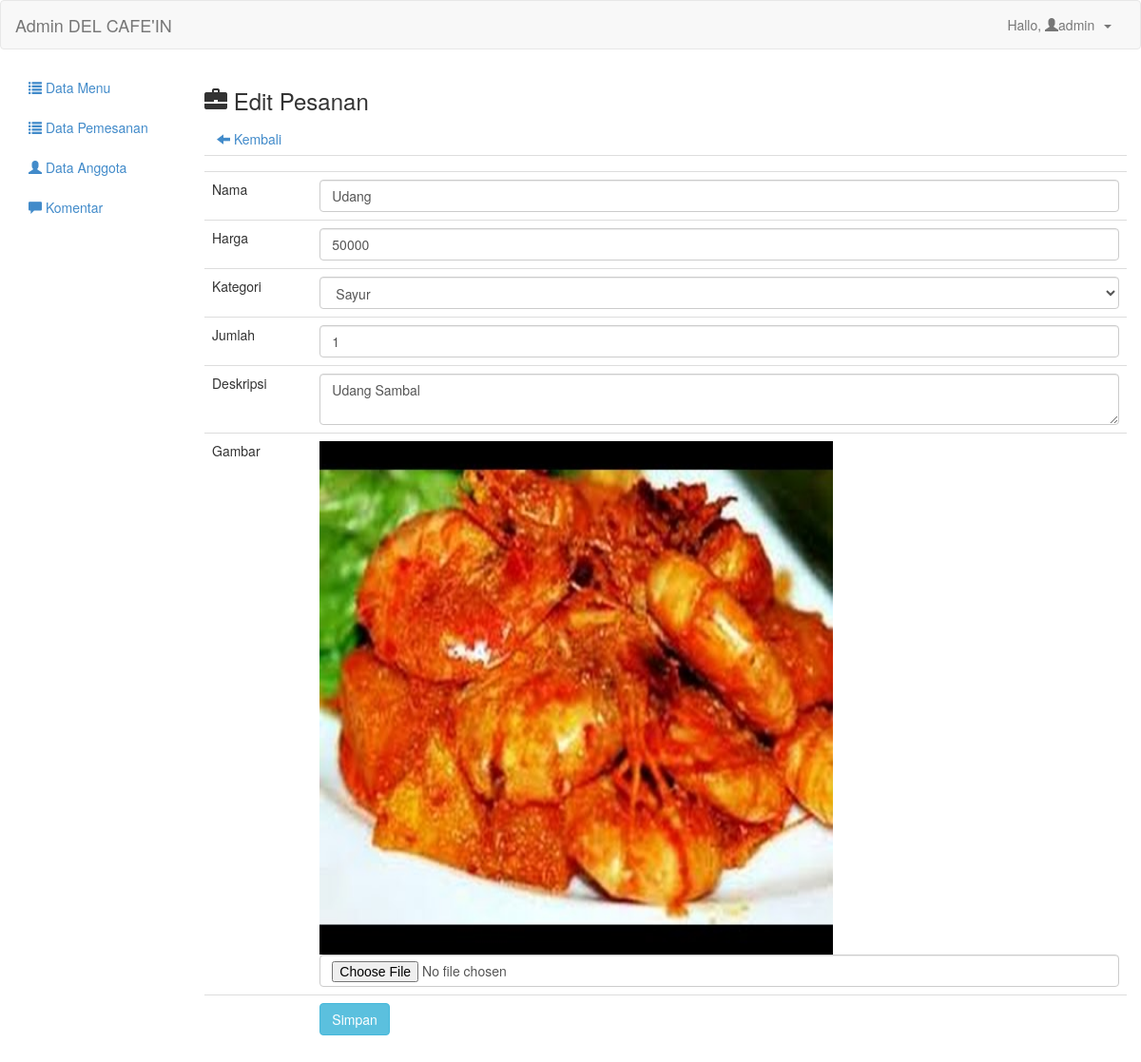
Screenshot of /admin/edit.php?id=33 (signed in) with the database file from the repository.
### tables this page shows
CREATE TABLE `makanan` (
  `id_produk` int(11) NOT NULL,
  `nama` varchar(100) NOT NULL,
  `harga` int(10) NOT NULL,
  `qty` int(9) NOT NULL,
  `keterangan` varchar(500) NOT NULL,
  `gambar` varchar(45) NOT NULL,
  `id_kategori` int(11) NOT NULL
);

### admin/edit.php (the view)
<?php
include 'header.php';
?>
<h3><span class="glyphicon glyphicon-briefcase"></span>  Edit Pesanan</h3>
<a class="btn" href="barang.php"><span class="glyphicon glyphicon-arrow-left"></span>  Kembali</a>
<?php
$id_brg=mysqli_real_escape_string($koneksi, $_GET['id']);
$det=mysqli_query($koneksi, "select * from makanan where id_produk='$id_brg'")or die(mysql_error());
$d=mysqli_fetch_array($det);
?>
	<form action="update.php" method="post" enctype="multipart/form-data">
		<table class="table">
			<tr>
				<td></td>
				<td><input type="hidden" name="id" value="<?php echo $d['id_produk'] ?>"></td>
			</tr>
			<tr>
				<td>Nama</td>
				<td><input type="text" class="form-control" name="nama" value="<?php echo $d['nama'] ?>"></td>
			</tr>
			<tr>
				<td>Harga</td>
				<td><input type="text" class="form-control" name="harga" value="<?php echo $d['harga'] ?>"></td>
			</tr>
			<tr>
				<td>Kategori</td>
				<td>
					<select class="form-control" name="kategori">
					<?php
						$query = mysqli_query($koneksi, "SELECT * FROM kategori");
						while($q = mysqli_fetch_array($query)){
						echo '<option>'. $q['nama_kategori'] .'</option>';
						}
					?>
					</select>
				</td>
			</tr>
			<tr>
				<td>Jumlah</td>
				<td><input type="text" class="form-control" name="qty" value="<?php echo $d['qty'] ?>"></td>
			</tr>
			<tr>
				<td>Deskripsi</td>
				<td><textarea class="form-control" name="deskripsi"><?php echo $d['keterangan'] ?></textarea>
			</tr>
			<tr>
				<td>Gambar</td>
				<td>
					<img src="gambar/<?= $d['gambar']?>" width="540" height="540"><br/>
					<input type="file" class="form-control" name="gambar" value="<?php echo $d['gambar'] ?>">
				</td>
			</tr>
			<tr>
				<td></td>
				<td><input type="submit" class="btn btn-info" value="Simpan"></td>
			</tr>
		</table>
	</form>
<?php include 'footer.php'; ?>

### rows the page displays
makanan: nama "Udang", harga "50000", qty "1", deskripsi "Udang Sambal", gambar (picture)

### other values shown
$_SESSION['username'] "admin"
form field kategori "Sayur"
